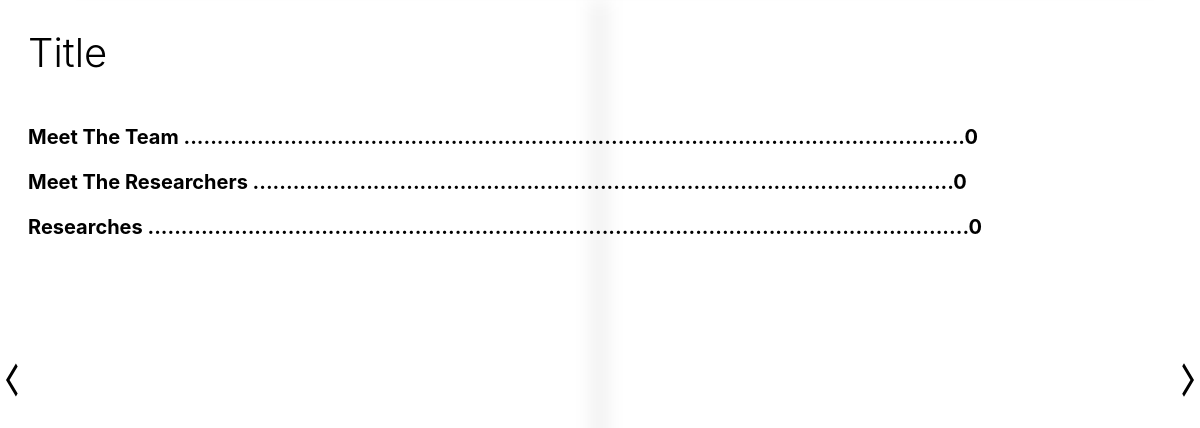
The app's page /book/, older data.
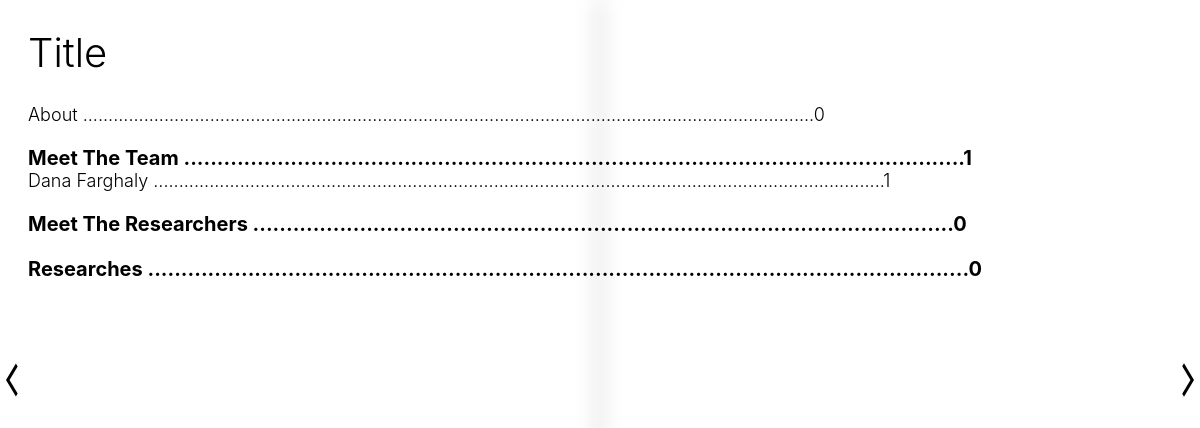
The same page, newer data.
### website/models.py (models this page shows, shortened)
class Page(models.Model):
    list_display = ('id', 'Title_Text', 'Category')
    id = models.AutoField(primary_key=True)
    Has_Title = models.BooleanField(default=True)
    Title_Text = models.CharField(max_length=2000, help_text='Title of page (If Applicable)')
    Content = models.CharField(max_length=1000000)
    Category = models.CharField(max_length=1000000, choices=[("about","About"), ("meet_team","Meet The Team"), ("meet_research","Meet The Researchers"), ("research","Researches")], default="about")

### website/views.py (the view)
# urls.py: path('book/', views.book, name='book'),
def book(request):
    pages = Page.objects.all()
    first_research_pagenum = 0
    for page in pages:
        if page.Category == "researches":
            first_research_pagenum = page.id
            break
    first_meet_research_pagenum = 0
    for page in pages:
        if page.Category == "meet_research":
            first_meet_research_pagenum = page.id
            break
    first_meet_team_pagenum = 0
    for page in pages:
        if page.Category == "meet_team":
            first_meet_team_pagenum = page.id
            break
    context = {"pages": pages,
               "first_research_pagenum": first_research_pagenum,
               "first_meet_research_pagenum": first_meet_research_pagenum,
               "first_meet_team_pagenum": first_meet_team_pagenum}
    return render(request, 'book.html', context=context)

### templates/book.html (shortened to what this page needs)
{% load static %}
{% block header %}
    <link rel="stylesheet" href="{% static "styles/fonts.css" %}">
    <link rel="stylesheet" href="{% static "styles/bookstyle.css" %}">
    <link rel="stylesheet" href="{% static "styles/animations.css" %}">
{% endblock header %}
{% block content %}
<button class="pageturner">
    <img src="{% static "images/back.svg" %}">
</button>
<button class="pageturner opposite">
    <img src="{% static "images/forward.svg" %}">
</button>
<h1 class="title">Title</h1>
<p class="body" id="toc">
    {% for page in pages %}
        {% if page.Category == "about" %}
            {{ page.Title_Text }} ................................................................................................................................................{{ page.id }}<br>
        {% endif %}
    {% endfor %}
<br>
<span class="subtitle">Meet The Team .....................................................................................................................{{ first_meet_team_pagenum }}</span><br>
{% for page in pages %}
        {% if page.Category == "meet_team" %}
            {{ page.Title_Text }} ................................................................................................................................................{{ page.id }}<br>
        {% endif %}
    {% endfor %}
<br>
<span class="subtitle">Meet The Researchers .........................................................................................................{{ first_meet_research_pagenum }}</span><br>
<br>
<span class="subtitle">Researches ...........................................................................................................................{{ first_research_pagenum }}</span><br>
</p>
{% endblock content %}

### static/styles/bookstyle.css (style rules this page uses)
.pageturner { position: fixed; top: calc(50% - 40px); left: 0px; height: 40px; width: 24px; cursor: pointer; display: flex; justify-content: center; align-items: center; background: transparent; border: none; transition-duration: 0.2s; }
.pageturner.opposite { left: calc(100% - 24px); }
.title { font-family: Inter; font-size: 40px; font-weight: 300; }
.subtitle { font-family: Inter; font-size: 20px; font-weight: bold; }
.body { font-family: Inter; font-size: 18px; font-weight: 300; }

Row changes from the older to the newer data that the page shows:
added Page: Title_Text "About", id "0", shown under "Title"
added Page: Title_Text "Dana Farghaly", id "1"
Text that changed along with them:
{{ first_meet_team_pagenum }}: "0" → "1"
